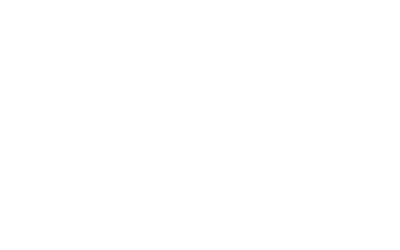
Frame 1 (no input)
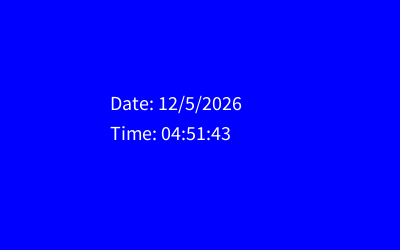
Frame 60 (the mouse pressed at the canvas centre just before this capture)
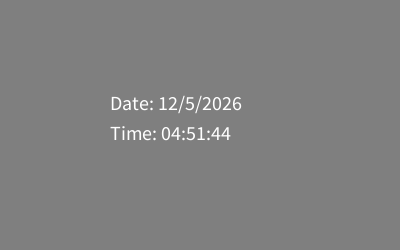
Frame 120 (the mouse held since frame 60 and released just before this capture)

The Processing sketch that drew these frames (run headless with seeded random() and noise(); from frame 60 on, the mouse is pressed at the canvas centre):

// Processing sketch: processing_175822
// ── processing_175822.pde

//display date and time

float red = 255;
float green = 255;
float blue = 255;

void setup() {
  size(400, 250);  
  textSize(20);    
}
void draw() {
  background(red, green, blue);
  red = map(mouseX, 0, width, 0, 255);
  green = map(mouseY, 0, height, 0, 255);
  blue = map(mouseX+mouseY, 0, width+height, 255, 0);  

  String message = "Date: " + month() + "/" + day() + "/" + year(); 
  text(message, 110, 110);

  message = "Time: " + nf(hour()%12, 2) + ":" + nf(minute(), 2) + ":" + nf(second(), 2); 
  text(message, 110, 140);
}

void mouseDragged() {
  red = map(mouseX, 0, width, 0, 255);
  green = map(mouseY, 0, height, 0, 255);
  blue = map(mouseX+mouseY, 0, width+height, 255, 0);
}
